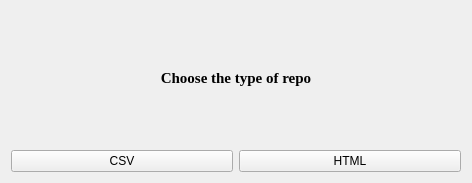
<?xml version="1.0" encoding="UTF-8"?>
<ui version="4.0">
 <class>Form</class>
 <widget class="QWidget" name="Form">
  <property name="geometry">
   <rect>
    <x>0</x>
    <y>0</y>
    <width>472</width>
    <height>183</height>
   </rect>
  </property>
  <property name="font">
   <font>
    <bold>false</bold>
    <underline>false</underline>
   </font>
  </property>
  <property name="windowTitle">
   <string>Form</string>
  </property>
  <layout class="QGridLayout" name="gridLayout">
   <item row="0" column="0">
    <layout class="QVBoxLayout" name="verticalLayout">
     <item>
      <widget class="QLabel" name="repoSelectLabel">
       <property name="font">
        <font>
         <family>Times New Roman</family>
         <pointsize>11</pointsize>
         <bold>true</bold>
         <underline>false</underline>
        </font>
       </property>
       <property name="text">
        <string>Choose the type of repo</string>
       </property>
       <property name="scaledContents">
        <bool>true</bool>
       </property>
       <property name="alignment">
        <set>Qt::AlignCenter</set>
       </property>
      </widget>
     </item>
     <item>
      <layout class="QHBoxLayout" name="horizontalLayout">
       <item>
        <widget class="QPushButton" name="csvButton">
         <property name="text">
          <string>CSV</string>
         </property>
        </widget>
       </item>
       <item>
        <widget class="QPushButton" name="htmlButton">
         <property name="text">
          <string>HTML</string>
         </property>
         <property name="checkable">
          <bool>false</bool>
         </property>
        </widget>
       </item>
      </layout>
     </item>
    </layout>
   </item>
  </layout>
 </widget>
 <resources/>
 <connections/>
</ui>
